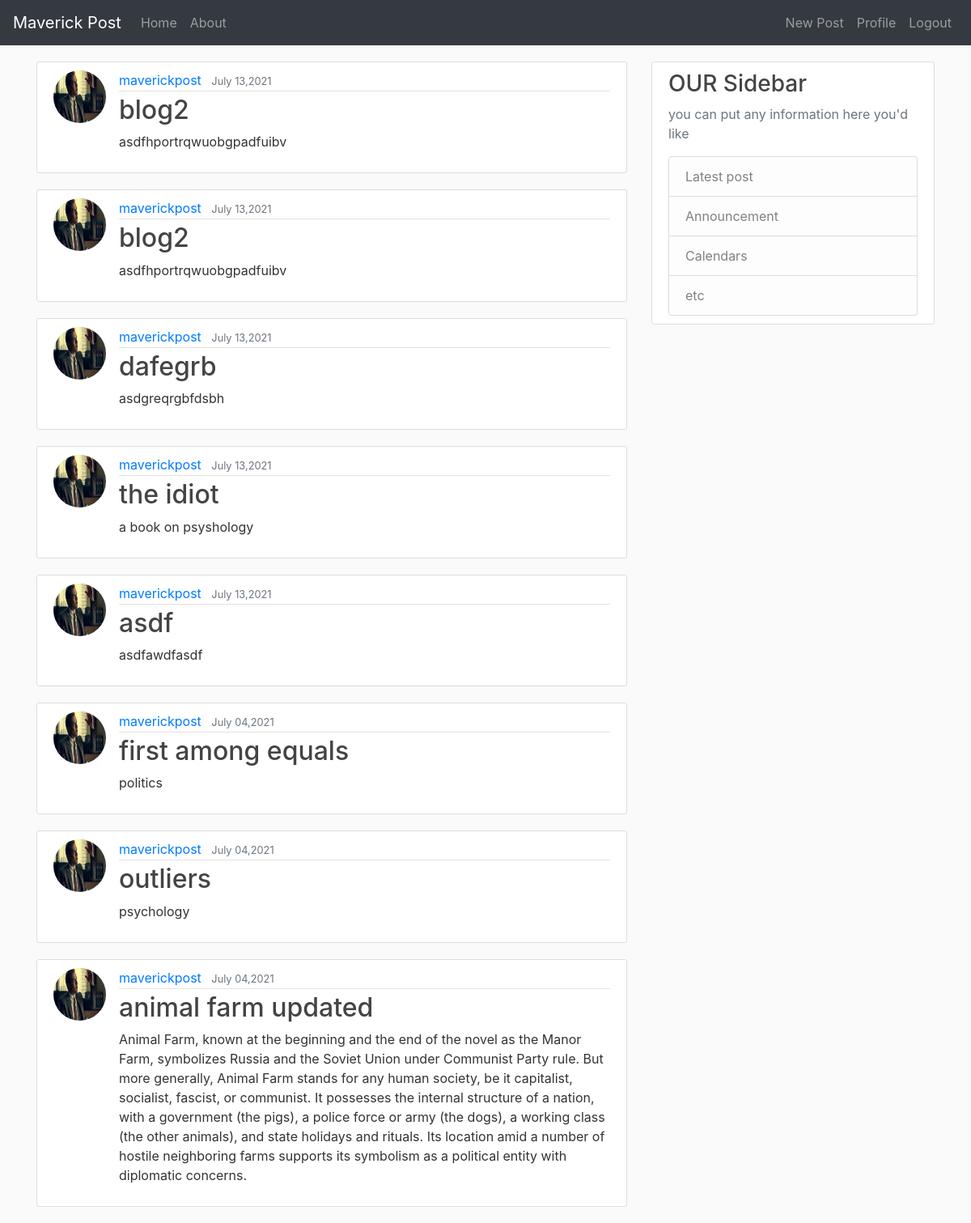
The app's page / (signed in) with its own data.
### blog/models.py (models this page shows, shortened)
class Post(models.Model):
    title = models.CharField(max_length=100)
    content = models.TextField()
    date_posted = models.DateTimeField(default=timezone.now)
    author = models.ForeignKey(User,on_delete=models.CASCADE)

### users/models.py (models this page shows, shortened)
class Profile(models.Model):
    user = models.OneToOneField(User, on_delete=models.CASCADE)
    image = models.ImageField(default='default.jpg',upload_to='profile_pics')

### blog/views.py (the view)
# urls.py: path('', PostListView.as_view(),name='blog-home' ),
class PostListView(ListView):
    model = Post
    template_name = 'blog/home.html' # <app>/<model>_<viewtype>.html
    context_object_name = 'posts'
    ordering = ['-date_posted']

### blog/templates/blog/home.html
{% extends 'blog/base.html' %}
{% block content %}
    {% for post in posts %}
        <article class='media content-section'>
            <img class="rounded-circle article-img" src="{{ post.author.profile.image.url }}">
             <div class="media-body">
                <div class='article-metadata'>
                    <a class='mr-2' href='#'>{{ post.author }}</a>
                    <small class='text-muted'>{{ post.date_posted|date:'F d,Y' }}</small>
                </div>
                <h2><a class='article-title' href="{% url 'post-detail' post.id %}">{{ post.title }}</a></h2>
                <p class='article-content'>{{ post.content }}</p>
            </div>
        </article>
    {% endfor %}
{% endblock content %}

### blog/static/blog/main.css (style rules this page uses)
body { background: #fafafa; color: #333333; }
h1, h2, h3, h4, h5, h6 { color: #444444; }
.content-section { background: #ffffff; padding: 10px 20px; border: 1px solid #dddddd; border-radius: 3px; margin-bottom: 20px; }
.article-title { color: #444444; }
.article-content { white-space: pre-line; }
.article-img { height: 65px; width: 65px; margin-right: 16px; }
.article-metadata { padding-bottom: 1px; margin-bottom: 4px; border-bottom: 1px solid #e3e3e3 }

### records on screen
Post: author.profile.image (picture), author "maverickpost", date_posted "July 13,2021", title "blog2", content "asdfhportrqwuobgpadfuibv"
Post: author.profile.image (picture), author "maverickpost", date_posted "July 13,2021", title "blog2", content "asdfhportrqwuobgpadfuibv"
Post: author.profile.image (picture), author "maverickpost", date_posted "July 13,2021", title "dafegrb", content "asdgreqrgbfdsbh"
Post: author.profile.image (picture), author "maverickpost", date_posted "July 13,2021", title "the idiot", content "a book on psyshology"
Post: author.profile.image (picture), author "maverickpost", date_posted "July 13,2021", title "asdf", content "asdfawdfasdf"
Post: author.profile.image (picture), author "maverickpost", date_posted "July 04,2021", title "first among equals", content "politics"
Post: author.profile.image (picture), author "maverickpost", date_posted "July 04,2021", title "outliers", content "psychology"
Post: author.profile.image (picture), author "maverickpost", date_posted "July 04,2021", title "animal farm updated", content "Animal Farm, known at the beginning and the end of the novel as the Manor Farm, symbolizes Russia and the Soviet Union under Communist Party rule. But more generally, Animal Farm stands for any human society, be it capitalist, socialist, fascist, or communist. It possesses the internal structure of a nation, with a government (the pigs), a police force or army (the dogs), a working class (the other animals), and state holidays and rituals. Its location amid a number of hostile neighboring farms supports its symbolism as a political entity with diplomatic concerns."
